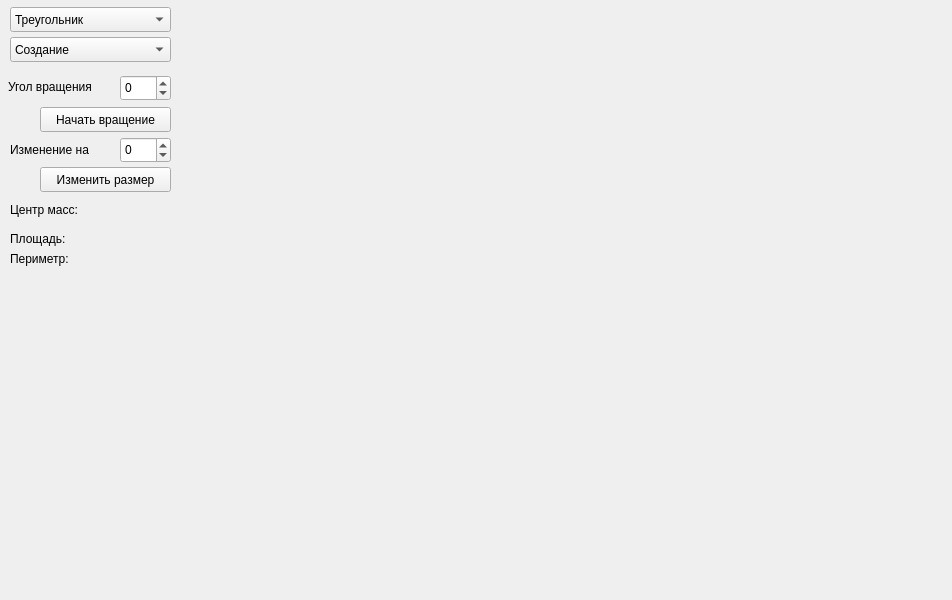
<?xml version="1.0" encoding="UTF-8"?>
<ui version="4.0">
 <class>Widget</class>
 <widget class="QWidget" name="Widget">
  <property name="geometry">
   <rect>
    <x>0</x>
    <y>0</y>
    <width>952</width>
    <height>600</height>
   </rect>
  </property>
  <property name="windowTitle">
   <string>Widget</string>
  </property>
  <widget class="QLabel" name="label">
   <property name="geometry">
    <rect>
     <x>10</x>
     <y>230</y>
     <width>151</width>
     <height>17</height>
    </rect>
   </property>
   <property name="text">
    <string>Площадь:</string>
   </property>
  </widget>
  <widget class="QLabel" name="label_2">
   <property name="geometry">
    <rect>
     <x>10</x>
     <y>250</y>
     <width>151</width>
     <height>17</height>
    </rect>
   </property>
   <property name="text">
    <string>Периметр:</string>
   </property>
  </widget>
  <widget class="QComboBox" name="comboBox">
   <property name="geometry">
    <rect>
     <x>10</x>
     <y>7</y>
     <width>161</width>
     <height>25</height>
    </rect>
   </property>
   <item>
    <property name="text">
     <string>Треугольник</string>
    </property>
   </item>
   <item>
    <property name="text">
     <string>Круг</string>
    </property>
   </item>
   <item>
    <property name="text">
     <string>Ромб</string>
    </property>
   </item>
   <item>
    <property name="text">
     <string>Квадрат</string>
    </property>
   </item>
   <item>
    <property name="text">
     <string>Прямоугольник</string>
    </property>
   </item>
   <item>
    <property name="text">
     <string>Звезда_5</string>
    </property>
   </item>
   <item>
    <property name="text">
     <string>Звезда_6</string>
    </property>
   </item>
   <item>
    <property name="text">
     <string>Звезда_8</string>
    </property>
   </item>
   <item>
    <property name="text">
     <string>Шестиугольник</string>
    </property>
   </item>
   <item>
    <property name="text">
     <string>Восьмиугольник</string>
    </property>
   </item>
   <item>
    <property name="text">
     <string>Произвольная</string>
    </property>
   </item>
  </widget>
  <widget class="QComboBox" name="comboBox_2">
   <property name="geometry">
    <rect>
     <x>10</x>
     <y>37</y>
     <width>161</width>
     <height>25</height>
    </rect>
   </property>
   <item>
    <property name="text">
     <string>Создание</string>
    </property>
   </item>
   <item>
    <property name="text">
     <string>Перемещение</string>
    </property>
   </item>
   <item>
    <property name="text">
     <string>Вращение</string>
    </property>
   </item>
  </widget>
  <widget class="QSpinBox" name="spinBox">
   <property name="geometry">
    <rect>
     <x>120</x>
     <y>75</y>
     <width>51</width>
     <height>26</height>
    </rect>
   </property>
   <property name="minimum">
    <number>-360</number>
   </property>
   <property name="maximum">
    <number>360</number>
   </property>
  </widget>
  <widget class="QLabel" name="label_3">
   <property name="geometry">
    <rect>
     <x>8</x>
     <y>77</y>
     <width>111</width>
     <height>20</height>
    </rect>
   </property>
   <property name="text">
    <string>Угол вращения</string>
   </property>
  </widget>
  <widget class="QPushButton" name="pushButton">
   <property name="geometry">
    <rect>
     <x>40</x>
     <y>107</y>
     <width>131</width>
     <height>25</height>
    </rect>
   </property>
   <property name="text">
    <string>Начать вращение</string>
   </property>
  </widget>
  <widget class="QSpinBox" name="spinBox_2">
   <property name="geometry">
    <rect>
     <x>120</x>
     <y>137</y>
     <width>51</width>
     <height>26</height>
    </rect>
   </property>
   <property name="minimum">
    <number>-1000</number>
   </property>
   <property name="maximum">
    <number>1000</number>
   </property>
   <property name="stepType">
    <enum>QAbstractSpinBox::DefaultStepType</enum>
   </property>
  </widget>
  <widget class="QPushButton" name="pushButton_2">
   <property name="geometry">
    <rect>
     <x>40</x>
     <y>167</y>
     <width>131</width>
     <height>25</height>
    </rect>
   </property>
   <property name="text">
    <string>Изменить размер</string>
   </property>
  </widget>
  <widget class="QLabel" name="label_9">
   <property name="geometry">
    <rect>
     <x>10</x>
     <y>140</y>
     <width>111</width>
     <height>20</height>
    </rect>
   </property>
   <property name="text">
    <string>Изменение на</string>
   </property>
  </widget>
  <widget class="QLabel" name="label_10">
   <property name="geometry">
    <rect>
     <x>10</x>
     <y>200</y>
     <width>251</width>
     <height>20</height>
    </rect>
   </property>
   <property name="text">
    <string>Центр масс: </string>
   </property>
  </widget>
 </widget>
 <resources/>
 <connections/>
</ui>
